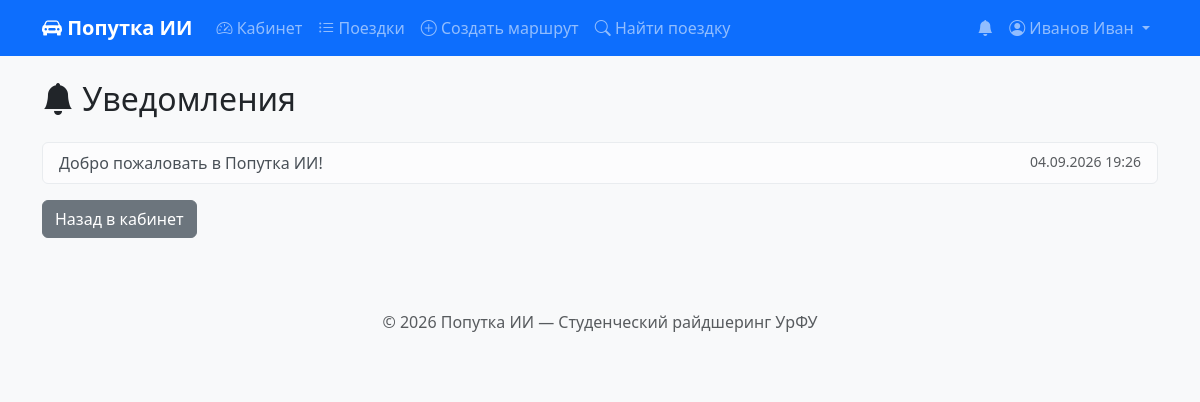
Page /notifications (signed in) on the committed database.
### models.py (models this page shows, shortened)
class User(UserMixin, db.Model):
    __tablename__ = 'users'
    id = db.Column(db.Integer, primary_key=True)
    email = db.Column(db.String(120), unique=True, nullable=False)
    password_hash = db.Column(db.String(60), nullable=False)
    full_name = db.Column(db.String(100), nullable=False)
    role = db.Column(db.String(20), nullable=False, default='passenger')
    is_verified = db.Column(db.Boolean, default=False)
    music_pref = db.Column(db.String(20), default='neutral')
    talk_pref = db.Column(db.String(20), default='neutral')
    ac_pref = db.Column(db.String(20), default='no_matter')
    smoking = db.Column(db.Boolean, default=False)
    max_daily_hours = db.Column(db.Float, default=6.0)
    break_interval_min = db.Column(db.Integer, default=60)
    car_model = db.Column(db.String(50), nullable=True)
    car_color = db.Column(db.String(30), nullable=True)
    emergency_contacts = db.relationship('EmergencyContact', backref='user', lazy=True, cascade='all, delete-orphan')
    routes = db.relationship('Route', backref='driver', lazy=True, cascade='all, delete-orphan')
    rides = db.relationship('Ride', backref='driver', lazy=True, cascade='all, delete-orphan', foreign_keys='Ride.driver_id')
    requests = db.relationship('RideRequest', backref='passenger', lazy=True, cascade='all, delete-orphan')
    ratings_given = db.relationship('Rating', backref='from_user', lazy=True, foreign_keys='Rating.from_user_id', cascade='all, delete-orphan')
    ratings_received = db.relationship('Rating', backref='to_user', lazy=True, foreign_keys='Rating.to_user_id', cascade='all, delete-orphan')
    notifications = db.relationship('Notification', backref='user', lazy=True, cascade='all, delete-orphan')

class Notification(db.Model):
    __tablename__ = 'notifications'
    id = db.Column(db.Integer, primary_key=True)
    user_id = db.Column(db.Integer, db.ForeignKey('users.id'), nullable=False)
    message = db.Column(db.Text, nullable=False)
    is_read = db.Column(db.Boolean, default=False)
    created_at = db.Column(db.DateTime, default=datetime.utcnow)

### app.py (the view)
    @app.route('/notifications')
    @login_required
    def notifications():
        from models import Notification
        Notification.query.filter_by(user_id=current_user.id, is_read=False).update({'is_read': True})
        db.session.commit()
        notifications = Notification.query.filter_by(user_id=current_user.id).order_by(Notification.created_at.desc()).all()
        return render_template('notifications.html', notifications=notifications)

### templates/notifications.html (shortened to what this page needs)
{% extends "base.html" %}
{% block content %}
<h2 class="mb-4"><i class="bi bi-bell-fill"></i> Уведомления</h2>
{% if notifications %}
    <ul class="list-group">
        {% for n in notifications %}
            <li class="list-group-item {% if not n.is_read %}list-group-item-light{% endif %}">
                <div class="d-flex justify-content-between">
                    <span>{{ n.message }}</span>
                    <small class="text-muted">{{ n.created_at.strftime('%d.%m.%Y %H:%M') }}</small>
                </div>
            </li>
        {% endfor %}
    </ul>
{% else %}<p class="text-muted">У вас нет уведомлений.</p>{% endif %}
<a href="{{ url_for('dashboard') }}" class="btn btn-secondary mt-3">Назад в кабинет</a>
{% endblock %}

### templates/base.html (shortened to what this page needs)
<!DOCTYPE html>
<html lang="ru">
<head>
    <link href="https://cdn.jsdelivr.net/npm/bootstrap@5.3.2/dist/css/bootstrap.min.css" rel="stylesheet">
    <link rel="stylesheet" href="https://cdn.jsdelivr.net/npm/bootstrap-icons@1.11.1/font/bootstrap-icons.css">
    <link rel="stylesheet" href="{{ url_for('static', filename='style.css') }}">
</head>
<body>
    <nav class="navbar navbar-expand-lg navbar-dark bg-primary">
        <div class="container">
            <a class="navbar-brand" href="{{ url_for('index') }}"><i class="bi bi-car-front-fill"></i> Попутка ИИ</a>
            <div class="collapse navbar-collapse" id="navbarNav">
                <ul class="navbar-nav me-auto">
                    {% if current_user.is_authenticated %}
                        <li class="nav-item"><a class="nav-link" href="{{ url_for('dashboard') }}"><i class="bi bi-speedometer2"></i> Кабинет</a></li>
                        <li class="nav-item"><a class="nav-link" href="{{ url_for('rides.ride_list') }}"><i class="bi bi-list-ul"></i> Поездки</a></li>
                        <li class="nav-item"><a class="nav-link" href="{{ url_for('rides.create_route_page') }}"><i class="bi bi-plus-circle"></i> Создать маршрут</a></li>
                        <li class="nav-item"><a class="nav-link" href="{{ url_for('rides.create_request_page') }}"><i class="bi bi-search"></i> Найти поездку</a></li>
                    {% endif %}
                </ul>
                <ul class="navbar-nav">
                    {% if current_user.is_authenticated %}
                        <li class="nav-item">
                            <a class="nav-link position-relative" href="{{ url_for('notifications') }}">
                                <i class="bi bi-bell-fill"></i>
                            </a>
                        </li>
                        <li class="nav-item dropdown">
                            <a class="nav-link dropdown-toggle" href="#" role="button" data-bs-toggle="dropdown">
                                <i class="bi bi-person-circle"></i> {{ current_user.full_name }}
                            </a>
                        </li>
                    {% else %}
                        <li class="nav-item"><a class="nav-link" href="{{ url_for('auth.login') }}">Войти</a></li>
                        <li class="nav-item"><a class="nav-link" href="{{ url_for('auth.register') }}">Регистрация</a></li>
                    {% endif %}
                </ul>
            </div>
        </div>
    </nav>
    <main class="container my-4">
        {% block content %}{% endblock %}
    </main>
    <footer class="bg-light text-center text-muted py-4 mt-5">
        <div class="container"><p>&copy; 2026 Попутка ИИ — Студенческий райдшеринг УрФУ</p></div>
    </footer>
</body>
</html>

### static/style.css (style rules this page uses)
body { background-color: #f8f9fa; }
.navbar-brand { font-weight: 700; }

### rows in the picture
User: full_name "Иванов Иван"
Notification: message "Добро пожаловать в Попутка ИИ!", created_at "04.09.2026 19:26"
